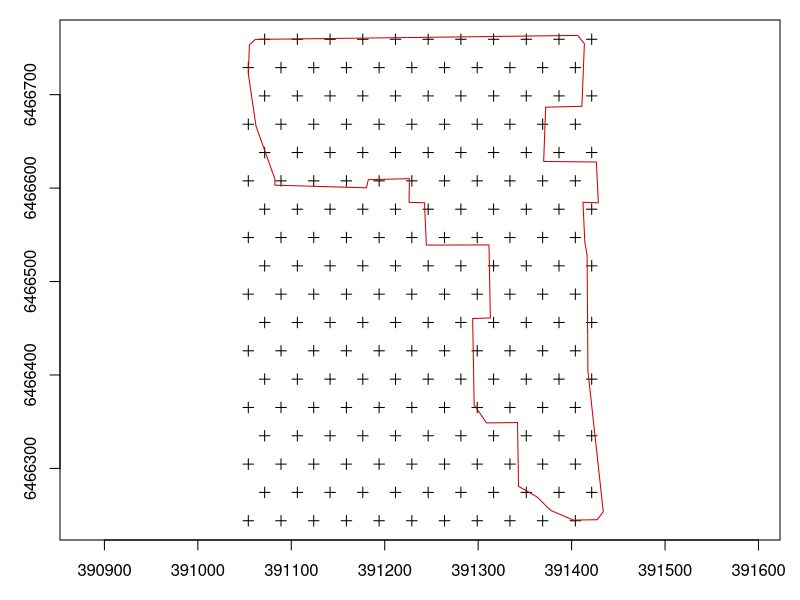

The R source for this figure:
# equilateral triangular grid
SVbound <- read.csv("sv_boundary.csv")
summary(SVbound)
extremes <- c(min(floor(SVbound[, 1])),
              min(floor(SVbound[, 2])),
              max(ceiling(SVbound[, 1])),
              max(ceiling(SVbound[, 2])))
spacing <- 35
y_starts <- seq(extremes[2], extremes[4],
                by = spacing * (sqrt(3) / 2)) # to make triangle equilateral
x_zero <- seq(extremes[1], extremes[3],
              by = spacing)
x_offset <- seq(extremes[1] + (spacing / 2), extremes[3],
                by = spacing)

if (length(x_zero) - length(x_offset) > 0) {
  x_offset <- append(x_offset, x_offset[length(x_offset)] + spacing)
}

x_all <- x_zero
for (i in 2:length(y_starts)) {
  if (i %% 2 == 0) {
    x_all <- append(x_all, x_offset)
  }
  else
  {
    x_all <- append(x_all, x_zero)
  }
}

points <- cbind(x_all, rep(y_starts, each = length(x_zero)))

par(mar = c(3, 3, 1, 1))
plot(points, asp = 1, pch = 3)
lines(SVbound, col = "red3")
